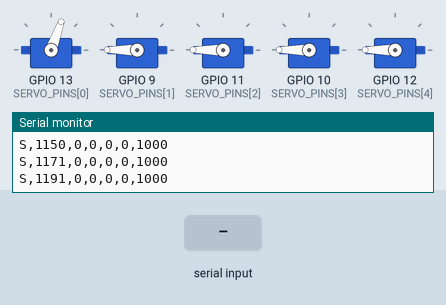
Simulated run of this sketch. Board: ESP32-S3. Shown: 5 × servo, the last lines printed to the serial monitor. Inputs (shaded band) come from the test bench.

Above: at 1.2 s.
1.3 s: "A,90,45,200,10,150\n" received over Serial
At 1.7 s:
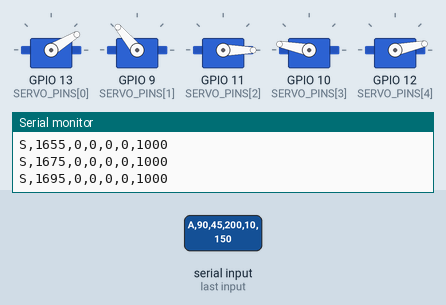
Timing chart, 0 to 4.3 s (numbered marks = the images above; inputs shaded):
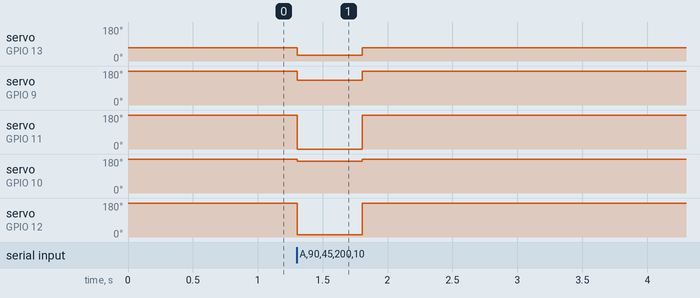

The sketch:

hand_esp32s3.ino
```cpp
// NeuroGrip HAND firmware (ESP32-S3). Plugged into the laptop by USB; drives the 5 finger servos.
// Receives the wireless headband (firmware/headband_esp32) over ESP-NOW and forwards its readings to the
// laptop in the same "S,..." format the app already reads, so the app needs no changes.
//
// Protocol (115200 baud, newline-terminated):
//   out: S,<ms>,<temple>,<forearm>,<ax_mg>,<ay_mg>,<az_mg>   temple/forearm = 0 when the headband is silent
//        # ...                                               info lines (ignored by the laptop)
//   in:  A,<thumb>,<index>,<middle>,<ring>,<pinky>   app angles 0-160, scaled to 0-SERVO_OUT_MAX here
//        B,<hz>,<ms>  buzzer (if PIN_BUZZER set)      L,<G|R|O>  LEDs (if LED pins set)
// Safety: no A command for 500 ms -> hand opens. Headband silent for 300 ms -> reports 0 -> app opens hand.

#include <WiFi.h>
#include <esp_now.h>
#include <esp_wifi.h>
#include <ESP32Servo.h>

// ---- pins (from the team's servo test sketch) ----
const int SERVO_PINS[5] = {13, 9, 11, 10, 12};  // thumb, index, middle, ring, pinky
const int PIN_BUZZER    = -1;                     // set a GPIO to enable, e.g. 4
const int PIN_LED_GREEN = -1;                     // e.g. 5
const int PIN_LED_RED   = -1;                     // e.g. 6

const int NUM_SERVOS = 5;
const int APP_MAX = 160;          // the app sends 0..160
const int SERVO_OUT_MAX[5] = {70, 180, 180, 180, 180};  // travel per finger (thumb only needs 70)
const bool INVERT = true;  // flip direction: app "closed" -> servo 0, app "open" -> SERVO_OUT_MAX
const unsigned long SAMPLE_MS = 20;        // 50 Hz to the laptop
const unsigned long WATCHDOG_MS = 500;
const unsigned long HEADBAND_STALE_MS = 300;
const uint8_t ESPNOW_CHANNEL = 1;          // must match the headband

const uint32_t PAD_MAGIC = 0x4E475042;     // "NGPB"
struct __attribute__((packed)) PadPacket {
  uint32_t magic;
  uint32_t seq;
  uint32_t ms;
  uint16_t temple;
  uint16_t forearm;
};

Servo servos[NUM_SERVOS];
const char FINGER_TAG[NUM_SERVOS] = {'T', 'I', 'M', 'R', 'P'};
int outDeg[NUM_SERVOS] = {0, 0, 0, 0, 0};   // last angle written to each servo
bool outChanged = true;
unsigned long lastReport = 0;
volatile uint16_t rxTemple = 0, rxForearm = 0;
volatile unsigned long rxAt = 0;
volatile uint32_t rxCount = 0;
unsigned long lastSample = 0, lastServoCmd = 0;
bool servosNeutral = true, linkUp = false;
char buf[48];
int bufLen = 0;

void onRecv(const esp_now_recv_info_t *info, const uint8_t *data, int len) {
  if (len != (int)sizeof(PadPacket)) return;
  PadPacket p;
  memcpy(&p, data, sizeof(p));
  if (p.magic != PAD_MAGIC) return;
  rxTemple = p.temple;
  rxForearm = p.forearm;
  rxAt = millis();
  rxCount++;
}

void setServos(const int *vals) {
  for (int i = 0; i < NUM_SERVOS; i++) {
    int v = constrain(vals[i], 0, APP_MAX);
    int deg = map(v, 0, APP_MAX, 0, SERVO_OUT_MAX[i]);
    if (INVERT) deg = SERVO_OUT_MAX[i] - deg;
    if (deg != outDeg[i]) { outDeg[i] = deg; outChanged = true; }
    servos[i].write(deg);
  }
}

void openHand() {
  const int zeros[NUM_SERVOS] = {0, 0, 0, 0, 0};
  setServos(zeros);
}

void setLeds(char s) {
  if (PIN_LED_GREEN >= 0) digitalWrite(PIN_LED_GREEN, s == 'G' ? HIGH : LOW);
  if (PIN_LED_RED >= 0) digitalWrite(PIN_LED_RED, s == 'R' ? HIGH : LOW);
}

void handleLine(char *line) {
  if (line[0] == 'A') {
    int v[NUM_SERVOS];
    if (sscanf(line, "A,%d,%d,%d,%d,%d", &v[0], &v[1], &v[2], &v[3], &v[4]) == NUM_SERVOS) {
      setServos(v);
      lastServoCmd = millis();
      servosNeutral = false;
    }
  } else if (line[0] == 'B') {
    int hz, ms;
    if (PIN_BUZZER >= 0 && sscanf(line, "B,%d,%d", &hz, &ms) == 2 && hz > 0 && ms > 0) tone(PIN_BUZZER, hz, ms);
  } else if (line[0] == 'L' && line[1] == ',') {
    setLeds(line[2]);
  }
}

void readCommands() {
  while (Serial.available()) {
    char ch = Serial.read();
    if (ch == '\n' || ch == '\r') {
      if (bufLen > 0) { buf[bufLen] = '\0'; handleLine(buf); bufLen = 0; }
    } else if (bufLen < (int)sizeof(buf) - 1) {
      buf[bufLen++] = ch;
    } else {
      bufLen = 0;
    }
  }
}

void setup() {
  Serial.begin(115200);
  if (PIN_LED_GREEN >= 0) pinMode(PIN_LED_GREEN, OUTPUT);
  if (PIN_LED_RED >= 0) pinMode(PIN_LED_RED, OUTPUT);
  setLeds('O');

  for (int i = 0; i < NUM_SERVOS; i++) {
    servos[i].setPeriodHertz(50);
    servos[i].attach(SERVO_PINS[i]);  // library default pulse range, same as the team's servo test sketch
  }
  openHand();

  WiFi.mode(WIFI_STA);
  WiFi.disconnect();
  esp_wifi_set_channel(ESPNOW_CHANNEL, WIFI_SECOND_CHAN_NONE);
  bool ok = esp_now_init() == ESP_OK && esp_now_register_recv_cb(onRecv) == ESP_OK;
  Serial.printf("# NeuroGrip hand firmware | ESP32-S3 | servos T13 I9 M11 R10 P12 | ESP-NOW %s ch%d | waiting for headband\n",
                ok ? "ready" : "FAILED", ESPNOW_CHANNEL);
}

void loop() {
  readCommands();
  unsigned long now = millis();

  if (!servosNeutral && now - lastServoCmd > WATCHDOG_MS) {
    openHand();
    setLeds('O');
    servosNeutral = true;
  }

  bool fresh = rxAt != 0 && now - rxAt <= HEADBAND_STALE_MS;
  if (fresh != linkUp) {
    linkUp = fresh;
    Serial.printf("# headband link %s (%lu packets)\n", linkUp ? "UP" : "LOST", (unsigned long)rxCount);
  }

  if (outChanged && now - lastReport >= 250) {  // "# servo ..." lines are ignored by the app
    outChanged = false;
    lastReport = now;
    Serial.printf("# servo");
    for (int i = 0; i < NUM_SERVOS; i++) Serial.printf(" %c%d=%d", FINGER_TAG[i], SERVO_PINS[i], outDeg[i]);
    Serial.println();
  }

  if (now - lastSample >= SAMPLE_MS) {
    lastSample = now;
    unsigned int t = fresh ? rxTemple : 0, f = fresh ? rxForearm : 0;
    Serial.printf("S,%lu,%u,%u,0,0,1000\n", now, t, f);
  }
}
```

Measured:
- after the input at 1.3 s, servo on GPIO 13 (SERVO_PINS[0]): 70° → 31° at once, → 70° 0.50 s later; servo on GPIO 9 (SERVO_PINS[1]): 180° → 130° at once, → 180° 0.50 s later
